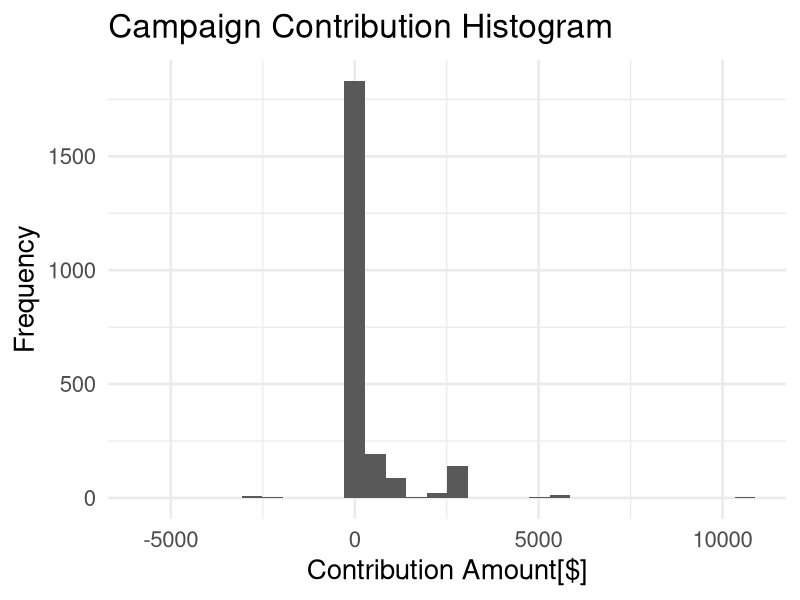
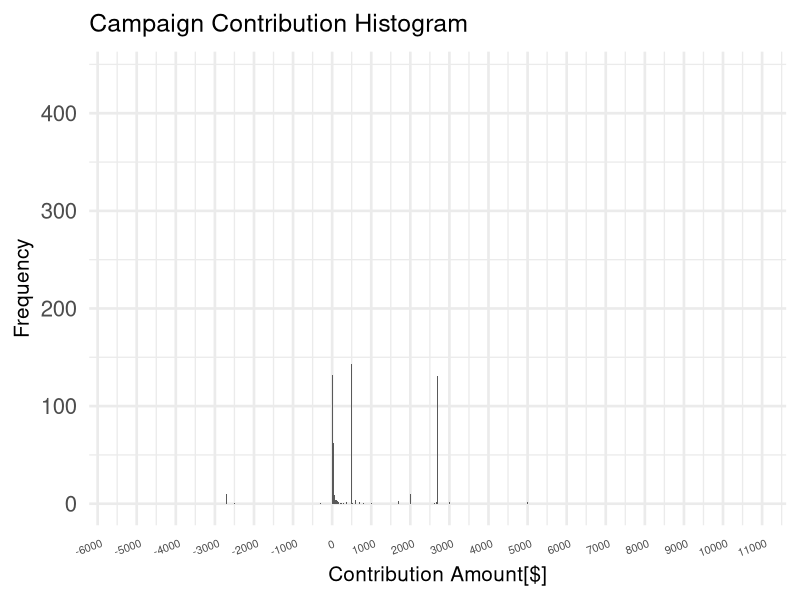
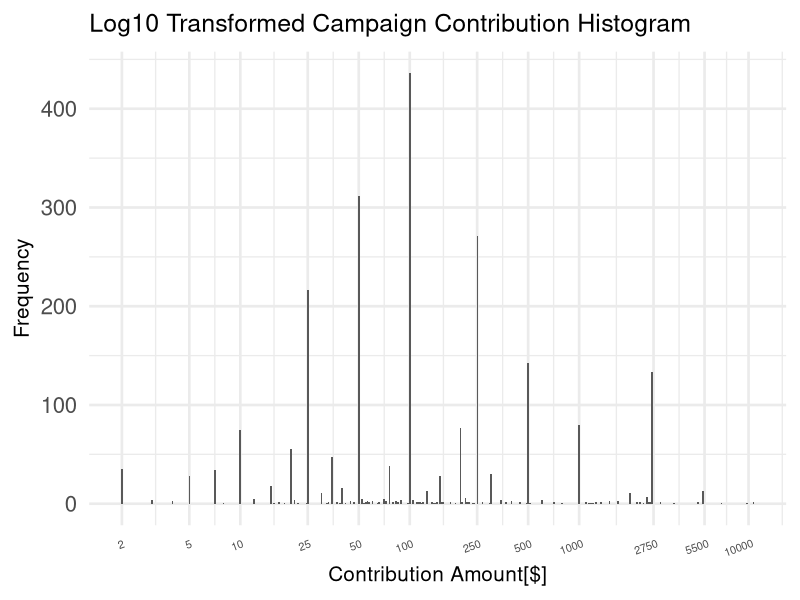

The R source for these figures, in order: (Note: this script raises an error after producing the figures.)
## ---- chunk 1
#Load the Packages
library(ggplot2)
library(gridExtra)
library(dplyr)
library(tidyr)
library(reshape2)

theme_set(theme_minimal(20))
## ---- chunk 2
#Load the Data
Contributions<-read.csv('NC-Contributions.csv',header=TRUE)
## ---- chunk 3
# Summarize the data set
names(Contributions)
str(Contributions)
## ---- chunk 4
#Show Cand Names
levels(Contributions$cand_nm)
## ---- chunk 5
#Show Number of Candidates
length(levels(Contributions$contbr_nm))
## ---- chunk 6
#Shot Number of Occupation types
length(levels(Contributions$contbr_occupation))
## ---- chunk 7
head(summary(Contributions$contbr_city),10)
head(summary(Contributions$contbr_occupation),10)
## ---- chunk 8
summary(Contributions$contb_receipt_amt)
## ---- chunk 9
#Study Contribution Desctiptions
levels(Contributions$receipt_desc)
## ---- chunk 10
#Spread the Dataset
SpContributions<-
  spread(Contributions,cand_nm,contb_receipt_amt)
SpContributions$"Cruz, Rafael Edward 'Ted'"[
  is.na(SpContributions$"Cruz, Rafael Edward 'Ted'")]<-0
SpContributions$"CRUZ, RAFAEL EDWARD TED"[
  is.na(SpContributions$"CRUZ, RAFAEL EDWARD TED")]<-0
SpContributions$"Cruz, Rafael Edward 'Ted'"<-
  SpContributions$"Cruz, Rafael Edward 'Ted'"+
  SpContributions$"CRUZ, RAFAEL EDWARD TED"
SpContributions$"CRUZ, RAFAEL EDWARD TED"<-NULL
#Gather the Dataset
GathContributions<-
  gather(SpContributions,'cand_nm','contb_receipt_amt',17:30)
Contributions<-
  subset(GathContributions,!is.na(contb_receipt_amt)&contb_receipt_amt !=0)
## ---- chunk 11
#Create the Days variable
Contributions$Days<-
  as.numeric(as.Date(
    strptime(Contributions$contb_receipt_dt,'%d-%b-%y'))-
      min(as.Date(strptime(Contributions$contb_receipt_dt,'%d-%b-%y'))))
str(Contributions)
## ---- chunk 12
#Exclude all Contributions where contribution amount is greator than 0
ContributionsNR<-subset(Contributions,contb_receipt_amt>0)
#Show a summary of this updated dataset
summary(ContributionsNR$contb_receipt_amt)
## ---- chunk 13
#Summary Tables
Contributions.Summary.Can<-Contributions %>% group_by(cand_nm) %>%
  summarise(FreqOfContributions = n(),
            BiggestRefund = min(contb_receipt_amt),
            MeanContributions=mean(contb_receipt_amt),
            MedianContributions=median(contb_receipt_amt),
            MaxContributions=max(contb_receipt_amt),
            TotalContributions=sum(contb_receipt_amt))%>%
  arrange(-FreqOfContributions)

Contributions.Summary.Con<-Contributions %>% group_by(contbr_nm) %>%
  summarise(TotalContributions=sum(contb_receipt_amt),
            FreqOfContributions = n(),
            MeanContributions=mean(contb_receipt_amt),
            MedianContributions=median(contb_receipt_amt),
            MaxContributions=max(contb_receipt_amt))%>%
  arrange(-TotalContributions)

dim(subset(Contributions.Summary.Con,FreqOfContributions==1))
dim(subset(Contributions.Summary.Con,FreqOfContributions>1))
## ---- chunk 14
#Basic Histogram
ggplot(aes(x=contb_receipt_amt), data = Contributions)+
  geom_histogram()+
  xlab('Contribution Amount[$]')+
  ylab('Frequency')+
  ggtitle('Campaign Contribution Histogram')
## ---- chunk 15
#Histogram with adjusted bin widths
ggplot(aes(x=contb_receipt_amt), data = Contributions)+
  geom_histogram(binwidth=10)+
  scale_x_continuous(breaks=seq(-6000,11000,1000))+
  xlab('Contribution Amount[$]')+
  ylab('Frequency')+
  ggtitle('Campaign Contribution Histogram')+
  theme(axis.text.x=element_text(angle=20,size=8,vjust=0.9,hjust=.9),
        title=element_text(size=15))
## ---- chunk 16
#Scale x axis with log10
ggplot(aes(x=contb_receipt_amt), data = Contributions)+
  geom_histogram(binwidth=.01)+
  scale_x_log10(breaks=c(2,5,10,25,50,100,250,500,1000,2750,5500,10000))+
  xlab('Contribution Amount[$]')+
  ylab('Frequency')+
  ggtitle('Log10 Transformed Campaign Contribution Histogram')+
  theme(axis.text.x=element_text(angle=20,size=8,vjust=0.9,hjust=.9),
        title=element_text(size=15))
## ---- chunk 17
#Cut x axis variables into buckets
Contributions$contb_receipt_amt.Bucket<-
  cut(Contributions$contb_receipt_amt,
      c(-6000,-3000,0,5,10,25,50,100,250,500,1000,2750,5500,11000),dig.lab=10)

summary(Contributions$contb_receipt_amt.Bucket)
#Show finished frequency distribution plot
ggplot(aes(x=contb_receipt_amt.Bucket),data=Contributions)+
  geom_histogram()+
  xlab('Contributions')+
  ylab('Frequency')+
  ggtitle('Campaign Contribution Histogram')+
  theme(axis.text.x=element_text(angle=20,size=8,vjust=0.9,hjust=.9),
        title=element_text(size=15))
## ---- chunk 18
#Contribution Histogram 
  ggplot(aes(x=reorder(cand_nm,-FreqOfContributions),y=FreqOfContributions),
         data=Contributions.Summary.Can)+
  geom_bar(stat='identity')+
  xlab('Candidates')+
  ylab('Frequency')+
  ggtitle('Contribution Frequency Histogram')+
  theme(axis.text.x=element_text(angle=20,size=8,vjust=0.9,hjust=.9),
        title=element_text(size=15))
## ---- chunk 19
#Exclude Outliers
ContributionsNO<-Contributions[Contributions$names]
Exclude<-c('Santorum, Richard J.',"O'Malley, Martin Joseph","Perry, James R. (Rick)",'Jindal, Bobby','Graham, Lindsey O.','Fiorina, Carly','Huckabee, Mike')
ContributionsNO <- subset(Contributions,!(cand_nm %in% Exclude))
ContributionsNO <- droplevels(ContributionsNO)  

#Contributor Occupation Summary Table
Contributions.Summary.Occ<-ContributionsNO %>%
  group_by(contbr_occupation,cand_nm) %>%
  summarise(FreqOfContributions = n())%>%
  mutate(Total=sum(FreqOfContributions))%>%
  ungroup()%>%
  arrange(-Total,-FreqOfContributions)

#Contributor Employer Summary Table
Contributions.Summary.Emp<-ContributionsNO %>%
  group_by(contbr_employer,cand_nm) %>%
  summarise(FreqOfContributions = n())%>%
  mutate(Total=sum(FreqOfContributions))%>%
  ungroup()%>%
  arrange(-Total,-FreqOfContributions)

  #Plot Occupation Breakdown
  ggplot(aes(reorder(x=contbr_occupation,-Total),y=FreqOfContributions),
         data=Contributions.Summary.Occ[1:60,])+
  geom_bar(stat='identity')+
  xlab('Contributor Occupation')+
  ylab('Frequency')+
  ggtitle('Contributor Occupation Histogram')+
  theme(axis.text.x=element_text(angle=20,size=6,vjust=0.99,hjust=.99),
        title=element_text(size=15))
  
  #Plot Employer Breakdown
  ggplot(aes(reorder(x=contbr_employer,-Total),y=FreqOfContributions),
         data=Contributions.Summary.Emp[1:60,])+
  geom_bar(stat='identity')+
  xlab('Contributor Employer')+
  ylab('Frequency')+
  ggtitle('Contributor Employer Histogram')+
  theme(axis.text.x=element_text(angle=20,size=6,vjust=0.99,hjust=.99),
        title=element_text(size=15))  
## ---- chunk 20
  #Show total Contributions by Candidate
  ggplot(aes(x=reorder(cand_nm,-TotalContributions),y=TotalContributions),
       data=Contributions.Summary.Can)+
  geom_bar(stat ='identity')+
  theme(axis.text.x=element_text(angle=20,size=8,vjust=0.9,hjust=.9),
        title=element_text(size=15))+
  xlab('Candidates')+
  ylab('Total Contributions[$]')+
  ggtitle('Total Contributions by Candidate')
## ---- chunk 21
    #Show Mean Contributions by Candidate
ggplot(aes(x=reorder(cand_nm,-MeanContributions),y=MeanContributions),
       data=Contributions.Summary.Can)+
  geom_bar(stat ='identity')+
  theme(axis.text.x=element_text(angle=20,size=8,vjust=0.9,hjust=.9),
        title=element_text(size=15))+
  xlab('Candidates')+
  ylab('Mean Contributions[$]')+
  ggtitle('Mean Contributions by Candidate')
## ---- chunk 22
  #Show Median Contributions by Candidate
ggplot(aes(x=reorder(cand_nm,-MedianContributions),y=MedianContributions),
       data=Contributions.Summary.Can)+
  geom_bar(stat ='identity')+
  theme(axis.text.x=element_text(angle=20,size=8,vjust=0.9,hjust=.9),
        title=element_text(size=15))+
  xlab('Candidates')+
  ylab('Median Contributions[$]')+
  ggtitle('Median Contributions by Candidate')
## ---- chunk 23
    #Show Maximum Contributions by Candidate

ggplot(aes(x=reorder(cand_nm,-MaxContributions),y=MaxContributions),
       data=Contributions.Summary.Can)+
  geom_bar(stat ='identity')+
  theme(axis.text.x=element_text(angle=20,size=8,vjust=0.9,hjust=.9),
        title=element_text(size=15))+
  xlab('Candidates')+
  ylab('Maximum Contributions[$]')+
  ggtitle('Maximum Contributions by Candidate')
## ---- chunk 24
  #Show boxplot of Contribution ranges for each candidate
ggplot(aes(x=reorder(cand_nm,-contb_receipt_amt),y=contb_receipt_amt),
       data=Contributions)+
  geom_boxplot()+
  scale_y_continuous(breaks=seq(-5000,12500,2500))+
  theme(axis.text.x=element_text(angle = 20,size=8,vjust = .9,hjust =.9))+
  xlab('Candidates')+
  ylab('Contribution Amount[$]')+
  ggtitle('Contribution Analysis by Candidate')
## ---- chunk 25
#Summarize Contributions by City
Contributions.by_City<-ContributionsNO %>% group_by(contbr_city)%>%
  summarise(LocSum=sum(contb_receipt_amt)) %>%
  arrange(-LocSum)

#Show Total Contributions by City
ggplot(aes(x=reorder(contbr_city,-LocSum),y=LocSum),
       data=Contributions.by_City[1:15,])+
  geom_bar(stat='identity')+
  theme(axis.text.x=element_text(angle=20,size=8,vjust=0.9,hjust=.9),
  title=element_text(size=15),
  legend.position='none')+
  xlab('City')+
  ylab('Total Contributions[$]')+
  ggtitle('Total Contributions by City')
## ---- chunk 26
#Show Contributions by Contributor
ggplot(aes(x=reorder(contbr_nm,-TotalContributions),y=TotalContributions),
       data=Contributions.Summary.Con[1:30,])+
  geom_bar(stat='identity')+
  scale_y_continuous(breaks=seq(0,30000,5000))+
  theme(axis.text.x=element_text(angle=30,size=5,vjust=1,hjust=1),
  title=element_text(size=15),
  legend.position='none')+
  geom_text(aes(label=FreqOfContributions),color = 'blue',size=4,vjust=-.2)+
  xlab('Contributor')+
  ylab('Total Contributions [$]')+
  ggtitle('Total Contributions by Contributor')
## ---- chunk 27
sum(Contributions.Summary.Con$TotalContributions)
## ---- chunk 28
sum(Contributions.Summary.Con$TotalContributions[1:207])
## ---- chunk 29
sum(Contributions.Summary.Con$TotalContributions[1:207])/
  sum(Contributions.Summary.Con$TotalContributions)
## ---- chunk 30
sum(Contributions.Summary.Con$TotalContributions[1:30])
## ---- chunk 31
sum(Contributions.Summary.Con$TotalContributions[1:30])/
  sum(Contributions.Summary.Con$TotalContributions)
## ---- chunk 32
#Contribtion amount by Frequency
ggplot(aes(x=round(FreqOfContributions),y=TotalContributions),
       data=Contributions.Summary.Con)+
  geom_point(alpha=1/10)+
  scale_y_log10()+
  scale_x_discrete(breaks=c(0,1,2,3,4,5,6,7,8,9,10))+
  coord_cartesian(xlim = c(0,quantile(Contributions.Summary.Con$FreqOfContributions,.99)))+
  xlab('Contribution Frequency')+
  ylab('Contribution Amount [$]')+
  ggtitle('Contribution Amount by Frequency')
## ---- chunk 33
#Create Linear model to show if there is a relationship between Contribution
# Frequency and Contribution Amount
newlog<- function(x) ifelse(x <= 0, 0, base::log(x))
model<-lm(newlog(TotalContributions)~FreqOfContributions,
          data=Contributions.Summary.Con)
summary(model)

##Good place to add correlations between candidates
## ---- chunk 34
  # Contributor Occupation by Candidate
  ggplot(aes(reorder(x=contbr_occupation,-Total),y=FreqOfContributions,
             fill=cand_nm),data=Contributions.Summary.Occ[1:60,])+
  geom_bar(color='black',stat='identity')+
  xlab('Contributor Occupation')+
  ylab('Frequency')+
  ggtitle('Contributor Occupation Histogram')+
  theme(axis.text.x=element_text(angle=20,size=6,vjust=0.99,hjust=.99),
        title=element_text(size=15))
  #Contributor Employer by Candidate
  ggplot(aes(reorder(x=contbr_employer,-Total),
             y=FreqOfContributions,fill=cand_nm),
         data=Contributions.Summary.Emp[1:60,])+
  geom_bar(stat='identity',color='black')+
  xlab('Contributor Employer')+
  ylab('Frequency')+
  ggtitle('Contributor Employer Histogram')+
  theme(axis.text.x=element_text(angle=20,size=6,vjust=0.99,hjust=.99),
        title=element_text(size=15))  
## ---- chunk 35
#Change Y Axis to log10 and add alpha of .5
ContributionsNO<-ContributionsNO %>% group_by(cand_nm)%>%
  arrange(Days) %>%
  mutate(TotalRaised=cumsum(contb_receipt_amt))%>%
  group_by(cand_nm,Months)%>%
  mutate(MonthlyTotal=sum(contb_receipt_amt))

#Plot Cumulative raise for each candidate over time
ggplot(aes(x=Days,y=TotalRaised),data=ContributionsNO)+
  geom_line(aes(color=cand_nm))+
  scale_x_continuous(breaks=seq(0,300,30))+
  scale_y_log10()+
  scale_colour_brewer(palette="Set1")+
  xlab('Day')+
  ylab('Contribution Amount [$]')+
  ggtitle('Contributions Over Time')+
  theme(legend.text=element_text(size=15),
        legend.position="right",
        legend.title=element_blank(),
        axis.text.x=element_text(angle=20, size=10, vjust=0.7))+
  guides(colour = guide_legend(override.aes = list(alpha = 1)))
## ---- chunk 36
#Create DataFrame for correlations.
CorTable<-ContributionsNO%>%group_by(cand_nm,Days)%>%
  summarise(TotalRaise=mean(TotalRaised))%>%
  arrange(Days)
#Spread dataframe so that each cand_nm level becomes a variable
CorTable<-spread(CorTable,cand_nm,TotalRaise)
#Exclude rows that include days prior to 286(The day the Bush, the
# last candidate) entered the race.
CorTable<-subset(CorTable,Days>=286)
CorTable$Days<- NULL
#Because we're dealing with dollar values and because candidates
#started at different points in the dates. It probably makes sense 
# to transform the data with log().
CorLogTable<-log(CorTable)
cormat<-round(cor(CorLogTable,use="complete"),2)
#Now we just have to get rid of the redundant information
#I'll do this by creating a function to
# grab the lower triangle of the correlation matrix
get_lower_tri<-function(cormat){
  cormat[upper.tri(cormat)]<-NA
  return(cormat)
}

#Now let's create a function to reorder the correlation matrix by value.
reorder_cormat<-function(cormat){
#Use correlation between variables as distance
dd<- as.dist((1-cormat)/2)
hc<- hclust(dd)
cormat<-cormat[hc$order,hc$order]
} 
#Reorder corelation matrix
cormat <- reorder_cormat(cormat)
#Get rid of redundant values
lower_tri <- get_lower_tri(cormat)
lower_tri
#Melt the matrix
melted_cormat <- melt(lower_tri)
#Omit NA's
melted_cormat <- na.omit(melted_cormat)
#Finally we can visualize the matrix with geom_tile
ggplot(data = melted_cormat,aes(x=Var1,y=Var2,fill=value)) +
  geom_tile()+
  geom_text(aes(Var1,Var2,label = value),color = 'white',size = 4)+ 
  ggtitle('Correlation Matrix')+
  theme(axis.text.x=element_text(angle=20, size=10, vjust=0.9,hjust=.9),
        axis.text.y=element_text(size=10),
        axis.title.x = element_blank(),
        axis.title.y = element_blank(),
        panel.border = element_blank(),
        panel.border = element_blank(),
        panel.background = element_blank(),
        axis.ticks = element_blank(),
        legend.justification = c(1,0))+
  coord_fixed()
## ---- chunk 37
#Create new variable,Month out of Days column
ContributionsNO$Months<-floor(ContributionsNO$Days/30)

#Show Mean Contribution per Month 
ggplot(aes(x=Months,y=contb_receipt_amt),data=ContributionsNO)+
  geom_line(aes(color=cand_nm),stat='summary',fun.y='mean')+
  scale_x_continuous(limits=c(0,10),breaks=seq(0,10,1))+
  scale_y_log10()+
  scale_colour_brewer(palette="Set1")+
  xlab('Day')+
  ylab('Contribution Amount [$]')+
  ggtitle('Mean Contributions Per Month')+
  theme(legend.text=element_text(size=15),
        legend.position="right",
        legend.title=element_blank(),
        axis.text.x=element_text(angle=20, size=10, vjust=0.7))+
    guides(colour = guide_legend(override.aes = list(alpha = 1)))

ggplot(aes(x=Months,y=contb_receipt_amt),data=ContributionsNO)+
  geom_line(aes(color=cand_nm),stat='summary',fun.y='median')+
  scale_x_continuous(limits=c(0,10),breaks=seq(0,10,1))+
  scale_y_log10()+
  scale_colour_brewer(palette="Set1")+
  xlab('Day')+
  ylab('Contribution Amount[$]')+
  ggtitle('Median Contributions Per Month')+
  theme(legend.text=element_text(size=15),
        legend.position="right",
        legend.title=element_blank(),
        axis.text.x=element_text(angle=20, size=10, vjust=0.7))+
    guides(colour = guide_legend(override.aes = list(alpha = 1)))
## ---- chunk 38
Contributions.by_CityCand<-ContributionsNO %>% 
  group_by(contbr_city,cand_nm)%>%
  summarise(CandSum=sum(contb_receipt_amt)) %>%
  mutate(LocSum=sum(CandSum))%>%
  ungroup() %>%
  arrange(-LocSum)
options(scipen=999)

#Show Contribution Amount By City by Candidate, using barplot in dodge position
ggplot(aes(x=reorder(contbr_city,-LocSum),y=CandSum,fill=cand_nm),
       data=Contributions.by_CityCand[1:75,])+
  geom_bar(stat='identity',color="black",position = "dodge")+
  theme(axis.text.x=element_text(angle=30,size=8,vjust=0.9,hjust=.9),
  title=element_text(size=15))+
  scale_y_continuous(breaks=c(0,25000,50000,75000,100000,125000))+
  xlab('City')+
  ylab('Total Contribution Amt')+
  ggtitle('Total Contributions by City by Cand')

## ---- chunk 39
#Total and Median Contributions
ggplot(aes(x=Months,y=contb_receipt_amt),data=ContributionsNO)+
  geom_line(aes(x=Months,y=TotalRaised,color = cand_nm))+
  geom_jitter(aes(x=Months,y=contb_receipt_amt,color=cand_nm)
              ,stat='summary',fun.y='median')+
  scale_x_continuous(limits=c(0,10),breaks=seq(0,10,1))+
  scale_y_log10(breaks=c(10,25,100,300,1000,3000,10000,30000,75000,200000))+
  scale_colour_brewer(palette="Set1")+
  xlab('Month')+
  ylab('Contribution Amount[$]')+
  ggtitle('Total Contributions Over Median Contributions')+
  theme(title=element_text(size=15),
        legend.text=element_text(size=15),
        legend.position="right",
        legend.title=element_blank(),
        axis.text.x=element_text(angle=20, size=10, vjust=0.7))+
    guides(colour = guide_legend(override.aes = list(alpha = 1)))
## ---- chunk 40
theme_set(theme_minimal(12))
#First plot element of grid. Density plot.
p1<-  ggplot(aes(x=contb_receipt_amt),data=ContributionsNO)+
  geom_density(aes(color=cand_nm))+
  scale_x_log10(breaks=c(5,10,25,100,500,2500,10000))+
  xlab('Contribution Amt [$]') +
  ylab('Density') +
  ggtitle('Contribution Amt By Density')+
    theme(title=element_text(size=15),
        legend.text=element_text(size=10),
        legend.position="right",
        legend.title=element_blank(),
        axis.text.x=element_text(angle=10, size=10, vjust=0.7),
        axis.title=element_text(size=10))
#Show contribution frequency
ContributionsNO<-ContributionsNO %>% group_by(cand_nm)%>%
  mutate(FreqContr=n())

#First plot element of grid. Histogram.
p2<-ggplot(aes(x=reorder(cand_nm,-FreqContr),y=FreqContr),data=ContributionsNO)+
  geom_bar(stat='summary',fun.y=mean)+
  xlab('Candidate')+
  ylab('Number of Contributions')+
  ggtitle('Number of Contributions by Candidate')+
    theme(title=element_text(size=15),
        legend.text=element_text(size=10),
        legend.position="right",
        legend.title=element_blank(),
        axis.text.x=element_text(angle=10, size=10, vjust=0.7),
        axis.title=element_text(size=10))

grid.arrange(p2,p1)
## ---- chunk 41
#Histogram of Contribution bucket frequency by candidate
ggplot(aes(x=contb_receipt_amt.Bucket,fill=cand_nm),data=ContributionsNO)+
         geom_histogram(color="black",position = 'dodge')+
  xlab('Contribution Amount[$]')+
  ylab('Frequency')+
  ggtitle('Contribution Frequency by Candidate')+
  theme(legend.text=element_text(size=15),
        legend.position="right",
        legend.title=element_blank(),
        axis.text.x=element_text(angle=40, size=10, vjust=0.7),
        plot.title=element_text(size=20))
